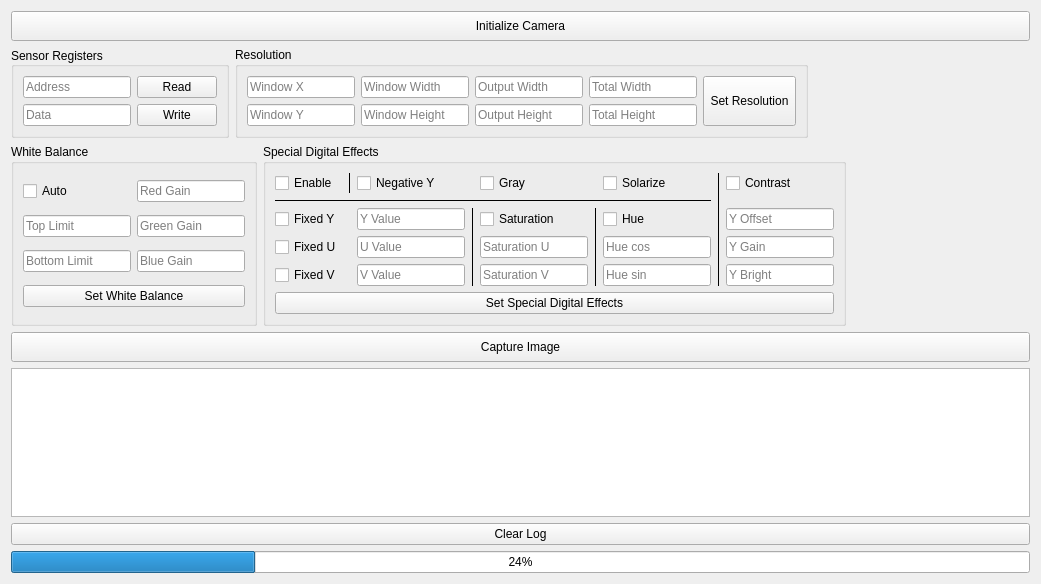
<?xml version="1.0" encoding="UTF-8"?>
<ui version="4.0">
 <class>CameraPanel</class>
 <widget class="QWidget" name="CameraPanel">
  <property name="geometry">
   <rect>
    <x>0</x>
    <y>0</y>
    <width>1041</width>
    <height>584</height>
   </rect>
  </property>
  <property name="windowTitle">
   <string>Form</string>
  </property>
  <layout class="QVBoxLayout" name="verticalLayout">
   <item>
    <widget class="QPushButton" name="init_btn">
     <property name="sizePolicy">
      <sizepolicy hsizetype="Minimum" vsizetype="Fixed">
       <horstretch>0</horstretch>
       <verstretch>0</verstretch>
      </sizepolicy>
     </property>
     <property name="minimumSize">
      <size>
       <width>0</width>
       <height>30</height>
      </size>
     </property>
     <property name="text">
      <string>Initialize Camera</string>
     </property>
    </widget>
   </item>
   <item>
    <layout class="QHBoxLayout" name="horizontalLayout">
     <property name="topMargin">
      <number>0</number>
     </property>
     <item>
      <widget class="QGroupBox" name="sreg_box">
       <property name="font">
        <font>
         <weight>50</weight>
         <bold>false</bold>
        </font>
       </property>
       <property name="title">
        <string>Sensor Registers</string>
       </property>
       <property name="alignment">
        <set>Qt::AlignLeading|Qt::AlignLeft|Qt::AlignVCenter</set>
       </property>
       <property name="flat">
        <bool>true</bool>
       </property>
       <property name="checkable">
        <bool>false</bool>
       </property>
       <layout class="QGridLayout" name="gridLayout">
        <property name="leftMargin">
         <number>9</number>
        </property>
        <property name="topMargin">
         <number>9</number>
        </property>
        <property name="rightMargin">
         <number>9</number>
        </property>
        <property name="bottomMargin">
         <number>9</number>
        </property>
        <item row="0" column="3">
         <widget class="QLineEdit" name="sreg_addr_edit">
          <property name="sizePolicy">
           <sizepolicy hsizetype="Minimum" vsizetype="Fixed">
            <horstretch>0</horstretch>
            <verstretch>0</verstretch>
           </sizepolicy>
          </property>
          <property name="minimumSize">
           <size>
            <width>75</width>
            <height>0</height>
           </size>
          </property>
          <property name="placeholderText">
           <string>Address</string>
          </property>
         </widget>
        </item>
        <item row="1" column="5">
         <widget class="QPushButton" name="sreg_wr_btn">
          <property name="text">
           <string>Write</string>
          </property>
         </widget>
        </item>
        <item row="1" column="3">
         <widget class="QLineEdit" name="sreg_data_edit">
          <property name="sizePolicy">
           <sizepolicy hsizetype="Minimum" vsizetype="Fixed">
            <horstretch>0</horstretch>
            <verstretch>0</verstretch>
           </sizepolicy>
          </property>
          <property name="minimumSize">
           <size>
            <width>75</width>
            <height>0</height>
           </size>
          </property>
          <property name="placeholderText">
           <string>Data</string>
          </property>
         </widget>
        </item>
        <item row="0" column="5">
         <widget class="QPushButton" name="sreg_rd_btn">
          <property name="text">
           <string>Read</string>
          </property>
         </widget>
        </item>
       </layout>
      </widget>
     </item>
     <item>
      <widget class="QGroupBox" name="res_box">
       <property name="title">
        <string>Resolution</string>
       </property>
       <property name="flat">
        <bool>true</bool>
       </property>
       <layout class="QGridLayout" name="gridLayout_2">
        <item row="0" column="3">
         <widget class="QLineEdit" name="res_tot_width_edit">
          <property name="sizePolicy">
           <sizepolicy hsizetype="Minimum" vsizetype="Fixed">
            <horstretch>0</horstretch>
            <verstretch>0</verstretch>
           </sizepolicy>
          </property>
          <property name="minimumSize">
           <size>
            <width>75</width>
            <height>0</height>
           </size>
          </property>
          <property name="text">
           <string/>
          </property>
          <property name="placeholderText">
           <string>Total Width</string>
          </property>
         </widget>
        </item>
        <item row="1" column="2">
         <widget class="QLineEdit" name="res_out_height_edit">
          <property name="sizePolicy">
           <sizepolicy hsizetype="Minimum" vsizetype="Fixed">
            <horstretch>0</horstretch>
            <verstretch>0</verstretch>
           </sizepolicy>
          </property>
          <property name="minimumSize">
           <size>
            <width>75</width>
            <height>0</height>
           </size>
          </property>
          <property name="text">
           <string/>
          </property>
          <property name="placeholderText">
           <string>Output Height</string>
          </property>
         </widget>
        </item>
        <item row="0" column="1">
         <widget class="QLineEdit" name="res_win_width_edit">
          <property name="sizePolicy">
           <sizepolicy hsizetype="Minimum" vsizetype="Fixed">
            <horstretch>0</horstretch>
            <verstretch>0</verstretch>
           </sizepolicy>
          </property>
          <property name="minimumSize">
           <size>
            <width>75</width>
            <height>0</height>
           </size>
          </property>
          <property name="text">
           <string/>
          </property>
          <property name="placeholderText">
           <string>Window Width</string>
          </property>
         </widget>
        </item>
        <item row="0" column="2">
         <widget class="QLineEdit" name="res_out_width_edit">
          <property name="sizePolicy">
           <sizepolicy hsizetype="Minimum" vsizetype="Fixed">
            <horstretch>0</horstretch>
            <verstretch>0</verstretch>
           </sizepolicy>
          </property>
          <property name="minimumSize">
           <size>
            <width>75</width>
            <height>0</height>
           </size>
          </property>
          <property name="text">
           <string/>
          </property>
          <property name="placeholderText">
           <string>Output Width</string>
          </property>
         </widget>
        </item>
        <item row="1" column="0">
         <widget class="QLineEdit" name="res_win_y_edit">
          <property name="sizePolicy">
           <sizepolicy hsizetype="Minimum" vsizetype="Fixed">
            <horstretch>0</horstretch>
            <verstretch>0</verstretch>
           </sizepolicy>
          </property>
          <property name="minimumSize">
           <size>
            <width>75</width>
            <height>0</height>
           </size>
          </property>
          <property name="text">
           <string/>
          </property>
          <property name="placeholderText">
           <string>Window Y</string>
          </property>
         </widget>
        </item>
        <item row="1" column="1">
         <widget class="QLineEdit" name="res_win_height_edit">
          <property name="sizePolicy">
           <sizepolicy hsizetype="Minimum" vsizetype="Fixed">
            <horstretch>0</horstretch>
            <verstretch>0</verstretch>
           </sizepolicy>
          </property>
          <property name="minimumSize">
           <size>
            <width>75</width>
            <height>0</height>
           </size>
          </property>
          <property name="text">
           <string/>
          </property>
          <property name="placeholderText">
           <string>Window Height</string>
          </property>
         </widget>
        </item>
        <item row="1" column="3">
         <widget class="QLineEdit" name="res_tot_height_edit">
          <property name="sizePolicy">
           <sizepolicy hsizetype="Minimum" vsizetype="Fixed">
            <horstretch>0</horstretch>
            <verstretch>0</verstretch>
           </sizepolicy>
          </property>
          <property name="minimumSize">
           <size>
            <width>75</width>
            <height>0</height>
           </size>
          </property>
          <property name="text">
           <string/>
          </property>
          <property name="placeholderText">
           <string>Total Height</string>
          </property>
         </widget>
        </item>
        <item row="0" column="0">
         <widget class="QLineEdit" name="res_win_x_edit">
          <property name="sizePolicy">
           <sizepolicy hsizetype="Minimum" vsizetype="Fixed">
            <horstretch>0</horstretch>
            <verstretch>0</verstretch>
           </sizepolicy>
          </property>
          <property name="minimumSize">
           <size>
            <width>75</width>
            <height>0</height>
           </size>
          </property>
          <property name="text">
           <string/>
          </property>
          <property name="placeholderText">
           <string>Window X</string>
          </property>
         </widget>
        </item>
        <item row="0" column="4" rowspan="2">
         <widget class="QPushButton" name="res_set_btn">
          <property name="sizePolicy">
           <sizepolicy hsizetype="Minimum" vsizetype="Minimum">
            <horstretch>0</horstretch>
            <verstretch>0</verstretch>
           </sizepolicy>
          </property>
          <property name="minimumSize">
           <size>
            <width>0</width>
            <height>0</height>
           </size>
          </property>
          <property name="text">
           <string> Set Resolution </string>
          </property>
         </widget>
        </item>
       </layout>
      </widget>
     </item>
     <item>
      <spacer name="horizontalSpacer">
       <property name="orientation">
        <enum>Qt::Horizontal</enum>
       </property>
       <property name="sizeHint" stdset="0">
        <size>
         <width>40</width>
         <height>20</height>
        </size>
       </property>
      </spacer>
     </item>
    </layout>
   </item>
   <item>
    <layout class="QHBoxLayout" name="horizontalLayout_2">
     <property name="topMargin">
      <number>0</number>
     </property>
     <item>
      <widget class="QGroupBox" name="wb_box">
       <property name="title">
        <string>White Balance</string>
       </property>
       <layout class="QGridLayout" name="gridLayout_3">
        <item row="0" column="0">
         <widget class="QCheckBox" name="wb_auto_check">
          <property name="text">
           <string>Auto</string>
          </property>
         </widget>
        </item>
        <item row="3" column="0" colspan="2">
         <widget class="QPushButton" name="wb_set_btn">
          <property name="sizePolicy">
           <sizepolicy hsizetype="Minimum" vsizetype="Fixed">
            <horstretch>0</horstretch>
            <verstretch>0</verstretch>
           </sizepolicy>
          </property>
          <property name="text">
           <string>Set White Balance</string>
          </property>
         </widget>
        </item>
        <item row="2" column="1">
         <widget class="QLineEdit" name="wb_gain_b_edit">
          <property name="sizePolicy">
           <sizepolicy hsizetype="Minimum" vsizetype="Fixed">
            <horstretch>0</horstretch>
            <verstretch>0</verstretch>
           </sizepolicy>
          </property>
          <property name="minimumSize">
           <size>
            <width>75</width>
            <height>0</height>
           </size>
          </property>
          <property name="placeholderText">
           <string>Blue Gain</string>
          </property>
         </widget>
        </item>
        <item row="0" column="1">
         <widget class="QLineEdit" name="wb_gain_r_edit">
          <property name="sizePolicy">
           <sizepolicy hsizetype="Minimum" vsizetype="Fixed">
            <horstretch>0</horstretch>
            <verstretch>0</verstretch>
           </sizepolicy>
          </property>
          <property name="minimumSize">
           <size>
            <width>75</width>
            <height>0</height>
           </size>
          </property>
          <property name="placeholderText">
           <string>Red Gain</string>
          </property>
         </widget>
        </item>
        <item row="2" column="0">
         <widget class="QLineEdit" name="wb_bot_lim_edit">
          <property name="sizePolicy">
           <sizepolicy hsizetype="Minimum" vsizetype="Fixed">
            <horstretch>0</horstretch>
            <verstretch>0</verstretch>
           </sizepolicy>
          </property>
          <property name="minimumSize">
           <size>
            <width>75</width>
            <height>0</height>
           </size>
          </property>
          <property name="placeholderText">
           <string>Bottom Limit</string>
          </property>
         </widget>
        </item>
        <item row="1" column="0">
         <widget class="QLineEdit" name="wb_top_lim_edit">
          <property name="sizePolicy">
           <sizepolicy hsizetype="Minimum" vsizetype="Fixed">
            <horstretch>0</horstretch>
            <verstretch>0</verstretch>
           </sizepolicy>
          </property>
          <property name="minimumSize">
           <size>
            <width>75</width>
            <height>0</height>
           </size>
          </property>
          <property name="placeholderText">
           <string>Top Limit</string>
          </property>
         </widget>
        </item>
        <item row="1" column="1">
         <widget class="QLineEdit" name="wb_gain_g_edit">
          <property name="sizePolicy">
           <sizepolicy hsizetype="Minimum" vsizetype="Fixed">
            <horstretch>0</horstretch>
            <verstretch>0</verstretch>
           </sizepolicy>
          </property>
          <property name="minimumSize">
           <size>
            <width>75</width>
            <height>0</height>
           </size>
          </property>
          <property name="placeholderText">
           <string>Green Gain</string>
          </property>
         </widget>
        </item>
       </layout>
      </widget>
     </item>
     <item>
      <widget class="QGroupBox" name="sde_box">
       <property name="title">
        <string>Special Digital Effects</string>
       </property>
       <layout class="QGridLayout" name="gridLayout_4">
        <item row="0" column="8">
         <widget class="QCheckBox" name="sde_contrast_check">
          <property name="text">
           <string>Contrast</string>
          </property>
         </widget>
        </item>
        <item row="2" column="2">
         <widget class="QLineEdit" name="sde_fixed_y_edit">
          <property name="sizePolicy">
           <sizepolicy hsizetype="Minimum" vsizetype="Fixed">
            <horstretch>0</horstretch>
            <verstretch>0</verstretch>
           </sizepolicy>
          </property>
          <property name="minimumSize">
           <size>
            <width>75</width>
            <height>0</height>
           </size>
          </property>
          <property name="placeholderText">
           <string>Y Value</string>
          </property>
         </widget>
        </item>
        <item row="2" column="5" rowspan="3">
         <widget class="Line" name="line_5">
          <property name="frameShadow">
           <enum>QFrame::Plain</enum>
          </property>
          <property name="orientation">
           <enum>Qt::Vertical</enum>
          </property>
         </widget>
        </item>
        <item row="4" column="4">
         <widget class="QLineEdit" name="sde_sat_v_edit">
          <property name="sizePolicy">
           <sizepolicy hsizetype="Minimum" vsizetype="Fixed">
            <horstretch>0</horstretch>
            <verstretch>0</verstretch>
           </sizepolicy>
          </property>
          <property name="minimumSize">
           <size>
            <width>75</width>
            <height>0</height>
           </size>
          </property>
          <property name="placeholderText">
           <string>Saturation V</string>
          </property>
         </widget>
        </item>
        <item row="1" column="0" colspan="7">
         <widget class="Line" name="line">
          <property name="frameShadow">
           <enum>QFrame::Plain</enum>
          </property>
          <property name="orientation">
           <enum>Qt::Horizontal</enum>
          </property>
         </widget>
        </item>
        <item row="2" column="4">
         <widget class="QCheckBox" name="sde_sat_check">
          <property name="text">
           <string>Saturation</string>
          </property>
         </widget>
        </item>
        <item row="0" column="0">
         <widget class="QCheckBox" name="sde_check">
          <property name="text">
           <string>Enable</string>
          </property>
         </widget>
        </item>
        <item row="0" column="4">
         <widget class="QCheckBox" name="sde_gray_check">
          <property name="text">
           <string>Gray</string>
          </property>
         </widget>
        </item>
        <item row="4" column="0">
         <widget class="QCheckBox" name="sde_fixed_v_check">
          <property name="text">
           <string>Fixed V</string>
          </property>
         </widget>
        </item>
        <item row="3" column="0">
         <widget class="QCheckBox" name="sde_fixed_u_check">
          <property name="text">
           <string>Fixed U</string>
          </property>
         </widget>
        </item>
        <item row="3" column="2">
         <widget class="QLineEdit" name="sde_fixed_u_edit">
          <property name="sizePolicy">
           <sizepolicy hsizetype="Minimum" vsizetype="Fixed">
            <horstretch>0</horstretch>
            <verstretch>0</verstretch>
           </sizepolicy>
          </property>
          <property name="minimumSize">
           <size>
            <width>75</width>
            <height>0</height>
           </size>
          </property>
          <property name="placeholderText">
           <string>U Value</string>
          </property>
         </widget>
        </item>
        <item row="3" column="6">
         <widget class="QLineEdit" name="sde_hue_cos_edit">
          <property name="sizePolicy">
           <sizepolicy hsizetype="Minimum" vsizetype="Fixed">
            <horstretch>0</horstretch>
            <verstretch>0</verstretch>
           </sizepolicy>
          </property>
          <property name="minimumSize">
           <size>
            <width>75</width>
            <height>0</height>
           </size>
          </property>
          <property name="placeholderText">
           <string>Hue cos</string>
          </property>
         </widget>
        </item>
        <item row="3" column="8">
         <widget class="QLineEdit" name="sde_contrast_y_gain_edit">
          <property name="sizePolicy">
           <sizepolicy hsizetype="Minimum" vsizetype="Fixed">
            <horstretch>0</horstretch>
            <verstretch>0</verstretch>
           </sizepolicy>
          </property>
          <property name="minimumSize">
           <size>
            <width>75</width>
            <height>0</height>
           </size>
          </property>
          <property name="placeholderText">
           <string>Y Gain</string>
          </property>
         </widget>
        </item>
        <item row="4" column="8">
         <widget class="QLineEdit" name="sde_contrast_y_bright_edit">
          <property name="sizePolicy">
           <sizepolicy hsizetype="Minimum" vsizetype="Fixed">
            <horstretch>0</horstretch>
            <verstretch>0</verstretch>
           </sizepolicy>
          </property>
          <property name="minimumSize">
           <size>
            <width>75</width>
            <height>0</height>
           </size>
          </property>
          <property name="placeholderText">
           <string>Y Bright</string>
          </property>
         </widget>
        </item>
        <item row="4" column="6">
         <widget class="QLineEdit" name="sde_hue_sin_edit">
          <property name="sizePolicy">
           <sizepolicy hsizetype="Minimum" vsizetype="Fixed">
            <horstretch>0</horstretch>
            <verstretch>0</verstretch>
           </sizepolicy>
          </property>
          <property name="minimumSize">
           <size>
            <width>75</width>
            <height>0</height>
           </size>
          </property>
          <property name="placeholderText">
           <string>Hue sin</string>
          </property>
         </widget>
        </item>
        <item row="0" column="1">
         <widget class="Line" name="line_3">
          <property name="frameShadow">
           <enum>QFrame::Plain</enum>
          </property>
          <property name="orientation">
           <enum>Qt::Vertical</enum>
          </property>
         </widget>
        </item>
        <item row="0" column="6">
         <widget class="QCheckBox" name="sde_solarize_check">
          <property name="text">
           <string>Solarize</string>
          </property>
         </widget>
        </item>
        <item row="4" column="2">
         <widget class="QLineEdit" name="sde_fixed_v_edit">
          <property name="sizePolicy">
           <sizepolicy hsizetype="Minimum" vsizetype="Fixed">
            <horstretch>0</horstretch>
            <verstretch>0</verstretch>
           </sizepolicy>
          </property>
          <property name="minimumSize">
           <size>
            <width>75</width>
            <height>0</height>
           </size>
          </property>
          <property name="placeholderText">
           <string>V Value</string>
          </property>
         </widget>
        </item>
        <item row="2" column="8">
         <widget class="QLineEdit" name="sde_contrast_y_offset_edit">
          <property name="sizePolicy">
           <sizepolicy hsizetype="Minimum" vsizetype="Fixed">
            <horstretch>0</horstretch>
            <verstretch>0</verstretch>
           </sizepolicy>
          </property>
          <property name="minimumSize">
           <size>
            <width>75</width>
            <height>0</height>
           </size>
          </property>
          <property name="placeholderText">
           <string>Y Offset</string>
          </property>
         </widget>
        </item>
        <item row="3" column="4">
         <widget class="QLineEdit" name="sde_sat_u_edit">
          <property name="sizePolicy">
           <sizepolicy hsizetype="Minimum" vsizetype="Fixed">
            <horstretch>0</horstretch>
            <verstretch>0</verstretch>
           </sizepolicy>
          </property>
          <property name="minimumSize">
           <size>
            <width>75</width>
            <height>0</height>
           </size>
          </property>
          <property name="placeholderText">
           <string>Saturation U</string>
          </property>
         </widget>
        </item>
        <item row="2" column="0">
         <widget class="QCheckBox" name="sde_fixed_y_check">
          <property name="text">
           <string>Fixed Y</string>
          </property>
         </widget>
        </item>
        <item row="2" column="3" rowspan="3">
         <widget class="Line" name="line_4">
          <property name="frameShadow">
           <enum>QFrame::Plain</enum>
          </property>
          <property name="orientation">
           <enum>Qt::Vertical</enum>
          </property>
         </widget>
        </item>
        <item row="0" column="2">
         <widget class="QCheckBox" name="sde_neg_y_check">
          <property name="text">
           <string>Negative Y</string>
          </property>
         </widget>
        </item>
        <item row="2" column="6">
         <widget class="QCheckBox" name="sde_hue_check">
          <property name="text">
           <string>Hue</string>
          </property>
         </widget>
        </item>
        <item row="0" column="7" rowspan="5">
         <widget class="Line" name="line_2">
          <property name="frameShadow">
           <enum>QFrame::Plain</enum>
          </property>
          <property name="orientation">
           <enum>Qt::Vertical</enum>
          </property>
         </widget>
        </item>
        <item row="5" column="0" colspan="9">
         <widget class="QPushButton" name="sde_set_btn">
          <property name="text">
           <string>Set Special Digital Effects</string>
          </property>
         </widget>
        </item>
       </layout>
      </widget>
     </item>
     <item>
      <spacer name="horizontalSpacer_2">
       <property name="orientation">
        <enum>Qt::Horizontal</enum>
       </property>
       <property name="sizeHint" stdset="0">
        <size>
         <width>40</width>
         <height>20</height>
        </size>
       </property>
      </spacer>
     </item>
    </layout>
   </item>
   <item>
    <widget class="QPushButton" name="capture_btn">
     <property name="minimumSize">
      <size>
       <width>0</width>
       <height>30</height>
      </size>
     </property>
     <property name="text">
      <string>Capture Image</string>
     </property>
    </widget>
   </item>
   <item>
    <widget class="QTextEdit" name="log_text">
     <property name="font">
      <font>
       <family>Courier New</family>
       <pointsize>10</pointsize>
      </font>
     </property>
     <property name="readOnly">
      <bool>true</bool>
     </property>
    </widget>
   </item>
   <item>
    <widget class="QPushButton" name="clear_log_btn">
     <property name="text">
      <string>Clear Log</string>
     </property>
    </widget>
   </item>
   <item>
    <widget class="QProgressBar" name="progress_bar">
     <property name="value">
      <number>24</number>
     </property>
    </widget>
   </item>
  </layout>
 </widget>
 <tabstops>
  <tabstop>init_btn</tabstop>
  <tabstop>sreg_addr_edit</tabstop>
  <tabstop>sreg_data_edit</tabstop>
  <tabstop>sreg_rd_btn</tabstop>
  <tabstop>sreg_wr_btn</tabstop>
  <tabstop>res_win_x_edit</tabstop>
  <tabstop>res_win_y_edit</tabstop>
  <tabstop>res_win_width_edit</tabstop>
  <tabstop>res_win_height_edit</tabstop>
  <tabstop>res_out_width_edit</tabstop>
  <tabstop>res_out_height_edit</tabstop>
  <tabstop>res_tot_width_edit</tabstop>
  <tabstop>res_tot_height_edit</tabstop>
  <tabstop>res_set_btn</tabstop>
  <tabstop>wb_auto_check</tabstop>
  <tabstop>wb_top_lim_edit</tabstop>
  <tabstop>wb_bot_lim_edit</tabstop>
  <tabstop>wb_gain_r_edit</tabstop>
  <tabstop>wb_gain_g_edit</tabstop>
  <tabstop>wb_gain_b_edit</tabstop>
  <tabstop>wb_set_btn</tabstop>
  <tabstop>sde_check</tabstop>
  <tabstop>sde_neg_y_check</tabstop>
  <tabstop>sde_gray_check</tabstop>
  <tabstop>sde_solarize_check</tabstop>
  <tabstop>sde_fixed_y_check</tabstop>
  <tabstop>sde_fixed_y_edit</tabstop>
  <tabstop>sde_fixed_u_check</tabstop>
  <tabstop>sde_fixed_u_edit</tabstop>
  <tabstop>sde_fixed_v_check</tabstop>
  <tabstop>sde_fixed_v_edit</tabstop>
  <tabstop>sde_sat_check</tabstop>
  <tabstop>sde_sat_u_edit</tabstop>
  <tabstop>sde_sat_v_edit</tabstop>
  <tabstop>sde_hue_check</tabstop>
  <tabstop>sde_hue_cos_edit</tabstop>
  <tabstop>sde_hue_sin_edit</tabstop>
  <tabstop>sde_contrast_check</tabstop>
  <tabstop>sde_contrast_y_offset_edit</tabstop>
  <tabstop>sde_contrast_y_gain_edit</tabstop>
  <tabstop>sde_contrast_y_bright_edit</tabstop>
  <tabstop>sde_set_btn</tabstop>
  <tabstop>capture_btn</tabstop>
 </tabstops>
 <resources/>
 <connections/>
</ui>
